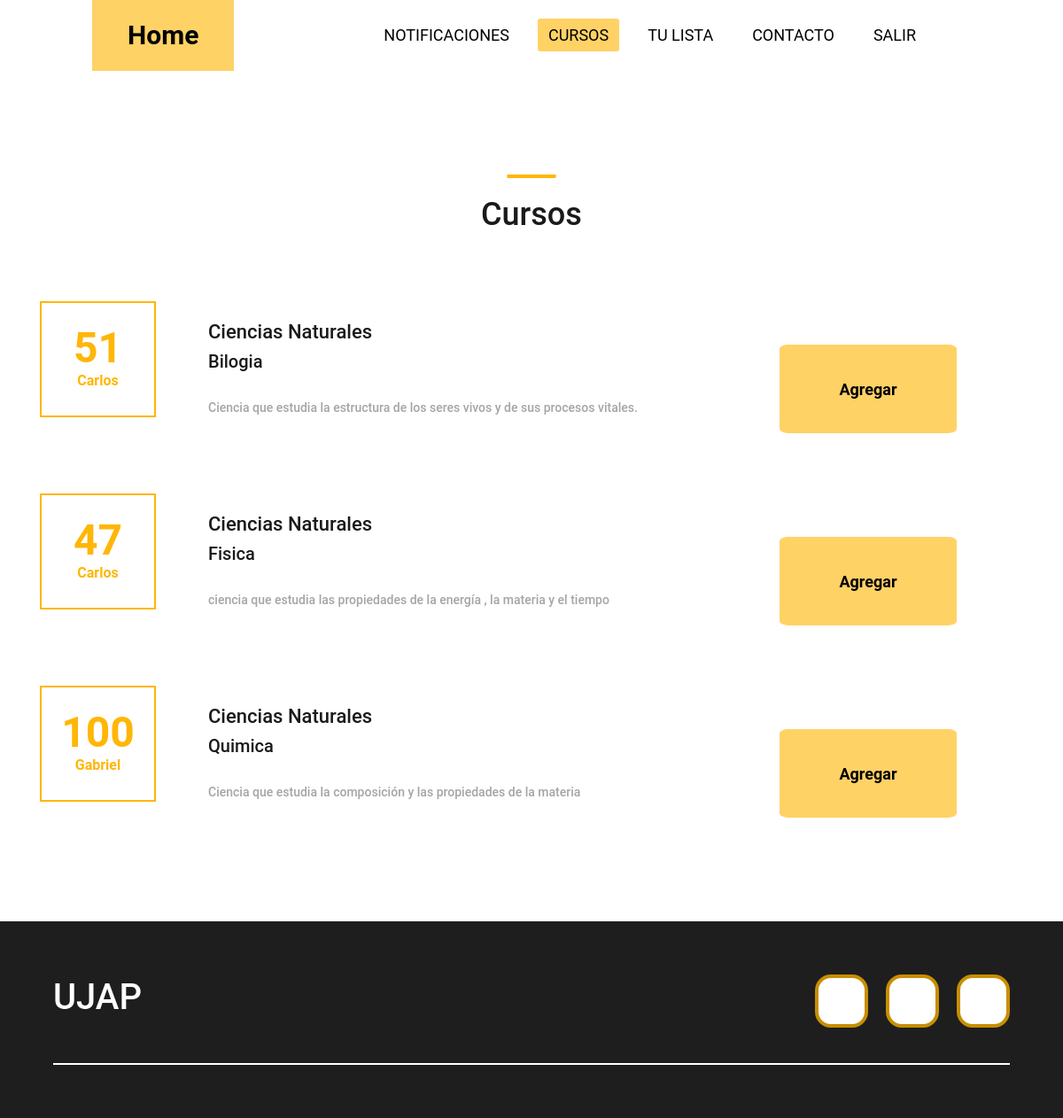
Screenshot of /cursos/categoria/2 (signed in) with the database file from the repository.
### gestionCursos/models.py (models this page shows, shortened)
class Curso(models.Model):
    nombre = models.CharField(max_length=30)
    descripcion = models.CharField(max_length=80)
    cupos = models.IntegerField()
    pendientes = models.IntegerField(default=0)
    categoria = models.ForeignKey(Categoria, on_delete=models.CASCADE)
    autor = models.ForeignKey(User, on_delete=models.CASCADE)
    created =  models.DateTimeField(auto_now_add=True)
    updated =  models.DateTimeField(auto_now_add=True)
    class Meta:
        verbose_name='curso'
        verbose_name_plural='cursos'

class Categoria(models.Model):
    tipo = models.CharField(max_length=30)
    created =  models.DateTimeField(auto_now_add=True)
    updated =  models.DateTimeField(auto_now_add=True)
    class Meta:
        verbose_name='categoria'
        verbose_name_plural='categorias'
    def __str__(self):
        return self.tipo

### gestionCursos/views.py (the view)
# urls.py: path('categoria/<categoria_id>', login_required(views.categoria), name="categoria"),
def categoria(request, categoria_id):
    categoria_id = int(categoria_id)
    cursos = Curso.objects.filter(categoria=categoria_id)
    categorias= Categoria.objects.all()
    return render(request,"gestionCursos/categoria.html",{'categorias': categorias, 'cursos': cursos})

### gestionCursos/Templates/gestionCursos/categoria.html (shortened to what this page needs)
{% extends "gestionCursos/base.html" %}
{% load static %}
{% block extracss %}
<link rel="stylesheet" href="{% static 'gestionCursos/css/bootstrap4/bootstrap.min.css' %}">
<link rel="stylesheet" href="{% static 'gestionCursos/css/main_styles.css' %}">
<link rel="stylesheet" href="{% static 'gestionCursos/css/responsive.css' %}">
<link rel="stylesheet" href="{% static 'gestionCursos/css/list.css' %}">
{% endblock extracss %}
{% block content %}
<main>
{% include "gestionCursos/nav.html" %}
<div class="super_container">
	<div class="events page_section">
		<div class="container">
			<div class="row">
				<div class="col">
					<div class="section_title text-center">
						<h1>Cursos</h1>
					</div>
				</div>
			</div>
			{% for materia in cursos %}
			<div class="event_items">
				<div class="row event_item">
					<div class="col">
						<div class="row d-flex flex-row align-items-end">
							<div class="col-lg-2 order-lg-1 order-2" id="Contenedor_num">
								<div class="event_date d-flex flex-column align-items-center justify-content-center">
									<div class="event_day">{{materia.cupos}}</div>
									<div class="event_month">{{materia.autor|title}}</div>
								</div>
							</div>
							<div class="col-lg-6 order-lg-2 order-3" id="Contenedor_info">
								<div class="event_content">
									<div style="font-size: medium;" class="event_name""event_location"><a class="trans_200" href="{% url 'categoria' materia.categoria.id %}">{{materia.categoria}}</a></div>
									<div style="font-size:20px;" class="event_location">{{materia.nombre}}</div>
									<p>{{materia.descripcion}}</p>
								</div>
							</div>
							<div class="col-lg-4 order-lg-3 order-1" id="content_Form">
								<form action="{% url 'lista de usuario'  user.id %}" method="POST">{% csrf_token %}
									<input type="submit" value="Agregar">
								</form>
							</div>
						</div>
					</div>
				</div>
				{% endfor %}
			</div>
		</div>
	</div>
</div>
</main>
{% endblock %}

### gestionCursos/static/gestionCursos/css/basee.css (style rules this page uses)
* { margin: 0px; border: 0px; box-sizing: border-box; }
:root { scroll-behavior:smooth; }
body { font-family: 'Open Sans', sans-serif; }

### gestionCursos/static/gestionCursos/css/main_styles.css (style rules this page uses)
* { margin: 0; padding: 0; -webkit-font-smoothing: antialiased; -webkit-text-shadow: rgba(0,0,0,.01) 0 0 1px; text-shadow: rgba(0,0,0,.01) 0 0 1px; }
body { font-family: 'Roboto', sans-serif; font-size: 14px; font-weight: 400; background: #FFFFFF; color: #a5a5a5; }
div { display: block; position: relative; -webkit-box-sizing: border-box; -moz-box-sizing: border-box; box-sizing: border-box; }
p { font-family: 'Roboto', sans-serif; font-size: 14px; line-height: 2.29; font-weight: 400; color: #a5a5a5; -webkit-font-smoothing: antialiased; -webkit-text-shadow: rgba(0,0,0,.01) 0 0 1px; text-shadow: rgba(0,0,0,.01) 0 0 1px; }
h1 { font-size: 36px; }
h1, h2, h3, h4, h5, h6 { font-family: 'Roboto', sans-serif; -webkit-font-smoothing: antialiased; -webkit-text-shadow: rgba(0,0,0,.01) 0 0 1px; text-shadow: rgba(0,0,0,.01) 0 0 1px; }
.trans_200 { -webkit-transition: all 200ms ease; -moz-transition: all 200ms ease; -ms-transition: all 200ms ease; -o-transition: all 200ms ease; transition: all 200ms ease; }
.super_container { width: 100%; overflow: hidden; }
.page_section { padding-top: 117px; padding-bottom: 117px; }
.section_title h1 { display: block; color: #1a1a1a; font-weight: 500; padding-top: 24px; }
.section_title h1::before { display: block; position: absolute; top: 0; left: 50%; -webkit-transform: translateX(-50%); -moz-transform: translateX(-50%); -ms-transform: translateX(-50%); -o-transform: translateX(-50%); transform: translateX(-50%); width: 55px; height: 4px; content: ''; background: #ffb606; }
.event_items { margin-top: 68px; }
.event_item { margin-bottom: 56px; }
.event_item:last-child { margin-bottom: 0px; }
.event_date { width: 131px; height: 131px; border: solid 2px #ffb606; margin-bottom: 18px; }
.event_day { font-size: 48px; font-weight: 700; color: #ffb606; margin-bottom: 1px; line-height: 1; }
.event_month { font-size: 16px; font-weight: 700; color: #ffb606; }
.event_name a { font-size: 22px; font-weight: 500; color: #1a1a1a; }
.event_location { font-size: 14px; font-weight: 500; color: #1a1a1a; margin-top: 2px; }
.event_content p { font-weight: 500; color: #a5a5a5; margin-top: 21px; margin-bottom: 13px; }

### gestionCursos/static/gestionCursos/css/list.css (style rules this page uses)
a { text-decoration: none }
#content_Form { display: flex; justify-content:center; align-items:center; }
input[type="submit"] { width: 200px; height: 100px; font-size:large; border-radius: 5%; background-color: #FFD266; font-weight: bold; }

### rows the page displays
Curso: cupos "51", autor "Carlos", categoria "Ciencias Naturales", nombre "Bilogia", descripcion "Ciencia que estudia la estructura de los seres vivos y de sus procesos vitales."
Curso: cupos "47", autor "Carlos", categoria "Ciencias Naturales", nombre "Fisica", descripcion "ciencia que estudia las propiedades de la energía , la materia y el tiempo"
Curso: cupos "100", autor "Gabriel", categoria "Ciencias Naturales", nombre "Quimica", descripcion "Ciencia que estudia la composición y las propiedades de la materia"
